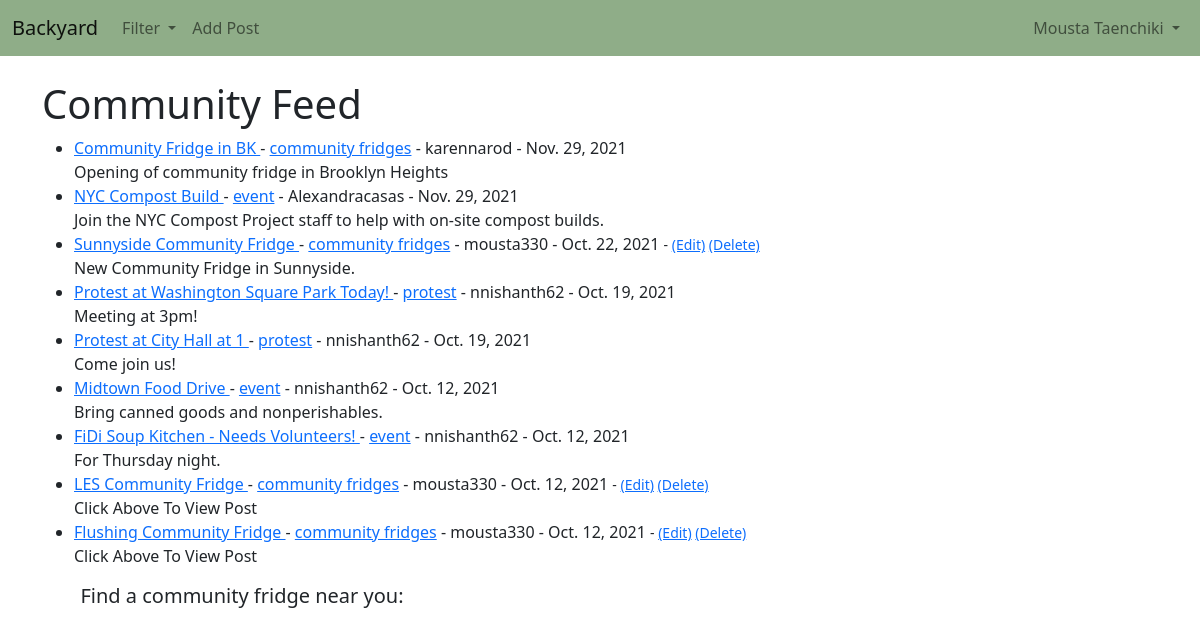
The page / (signed in) on the database its author committed.
### blog/models.py (models this page shows, shortened)
class Post(models.Model):
    title = models.CharField(max_length=LENGTH)
    header_image = models.ImageField(null=True, blank=True, upload_to="images/")
    author = models.ForeignKey(User, on_delete=models.CASCADE)
    body = RichTextField(blank=True, null=True)
    post_date = models.DateField(auto_now_add=True)
    snippet = models.CharField(max_length=LENGTH)
    category = models.CharField(max_length=LENGTH, default="event")
    likes = models.ManyToManyField(User, related_name='blog_post')

### blog/views.py (the view)
# urls.py: path('', HomeView.as_view(), name="home"),
class HomeView(ListView):
    model = Post
    template_name = 'home.html'
    ordering = ['-post_date']
    def get_context_data(self, *args, **kwargs):
        cat_menu = Category.objects.all()
        context = super(HomeView, self).get_context_data(*args, **kwargs)
        context["cat_menu"] = cat_menu
        return context

### blog/models.py (called while the page is built)
    def __str__(self):
        return self.name

### blog/templates/home.html (shortened to what this page needs)
{% extends 'base.html' %}
{% block content %}
<h1 align="left">Community Feed</h1>
<div class="feed">
<ul>
	{% for post in object_list %}
	<li><a href = "{% url 'post_detail' post.pk %}">
		{{ post.title }}
	</a>
		- <a href="{% url 'category' post.category|slugify %}"> {{post.category}}</a>
		- {{ post.author }}
		- {{post.post_date}}
		<small>
			{% if user.is_authenticated %}
				{% if user.id == post.author.id %}
					- <a href ="{% url 'update_post' post.pk%}">(Edit)</a>
					<a href ="{% url 'delete_post' post.pk%}">(Delete)</a>
				{% endif %}
			{% endif %}
		</small><br/>
		{{ post.snippet }} </li>
	{% endfor %}
</ul>
</div>
<div class="feed">
	<h5 align="center">Find a community fridge near you: </h5>
	<div id="map"></div>
</div>
{% endblock %}

### blog/templates/base.html (shortened to what this page needs)
 <!doctype html>
<html lang="en">
  <head>
    <link rel="stylesheet" href="styles.css">
    <link href="https://cdn.jsdelivr.net/npm/bootstrap@5.1.3/dist/css/bootstrap.min.css" rel="stylesheet">
  </head>
  <body>
  <nav class="navbar navbar-expand-lg navbar-light" style="background-color: #8FAD88;">
  <div class="container-fluid">
    <a class="navbar-brand" href="{% url 'home' %}">Backyard</a>
    <div class="collapse navbar-collapse" id="navbarSupportedContent">
      <ul class="navbar-nav mr-auto">
        {% if cat_menu %}
        <li class="nav-item dropdown">
          <a class="nav-link dropdown-toggle" href="#" id="navbarDropdown" role="button" data-bs-toggle="dropdown" aria-expanded="false">
            Filter
          </a>
        </li>
        {% else %}
        <li class="nav-item">
          <a class="nav-link" href="{% url 'category-list' %}">Filter</a>
        </li>
        {% endif %}
        {% if user.is_authenticated %}
          <li class="nav-item">
            <a class="nav-link" href="{% url 'make_post' %}">Add Post</a>
          </li>
        {% endif %}
      </ul>
    </div>
    {% if user.is_authenticated %}
    <ul class="navbar-nav ml-auto">
      <li class="nav-item dropdown ">
        <a class="nav-link dropdown-toggle" href="#" id="navbarDropdown" role="button" data-bs-toggle="dropdown" aria-expanded="false">
          {{user.first_name}}
          {{user.last_name}}
        </a>
      </li>
    </ul>
    {% endif %}
  </div>
</nav>
    <div class="container">
    {% block content %}
    {% endblock %}
    </div>
  </body>
</html>

### blog/templates/styles.css (style rules this page uses)
.navbar-brand { font-size: 20px; }

### blog/templates/home.html (style rules this page uses)
.feed { display: inline-block; padding-right: 8%; }
#map { height: 400px; width: 400px; }

### rows shown on the page
Post: title "Community Fridge in BK", category "community fridges", author "karennarod", post_date "Nov. 29, 2021", snippet "Opening of community fridge in Brooklyn Heights"
Post: title "NYC Compost Build", category "event", author "Alexandracasas", post_date "Nov. 29, 2021", snippet "Join the NYC Compost Project staff to help with on-site compost builds."
Post: title "Sunnyside Community Fridge", category "community fridges", author "mousta330", post_date "Oct. 22, 2021", shows "(Edit)", snippet "New Community Fridge in Sunnyside."
Post: title "Protest at Washington Square Park Today!", category "protest", author "nnishanth62", post_date "Oct. 19, 2021", snippet "Meeting at 3pm!"
Post: title "Protest at City Hall at 1", category "protest", author "nnishanth62", post_date "Oct. 19, 2021", snippet "Come join us!"
Post: title "Midtown Food Drive", category "event", author "nnishanth62", post_date "Oct. 12, 2021", snippet "Bring canned goods and nonperishables."
Post: title "FiDi Soup Kitchen - Needs Volunteers!", category "event", author "nnishanth62", post_date "Oct. 12, 2021", snippet "For Thursday night."
Post: title "LES Community Fridge", category "community fridges", author "mousta330", post_date "Oct. 12, 2021", shows "(Edit)", snippet "Click Above To View Post"
Post: title "Flushing Community Fridge", category "community fridges", author "mousta330", post_date "Oct. 12, 2021", shows "(Edit)", snippet "Click Above To View Post"

### other values the page prints
{{ user.first_name }} "Mousta"
{{ user.last_name }} "Taenchiki"
